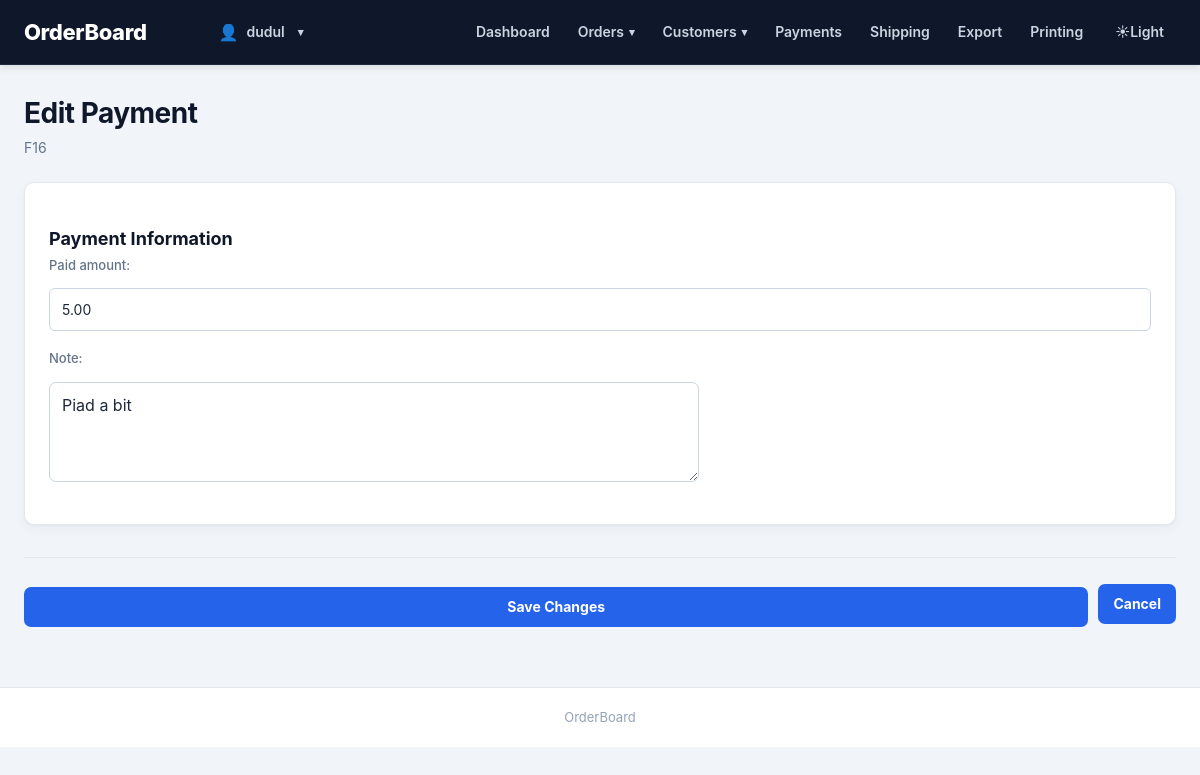
Page /payments/9/edit/ (signed in) on the committed database.
### orderboard/models.py (models this page shows, shortened)
class Order(models.Model):
    class Status(models.TextChoices):
        MODELING = "modeling", "Modeling Queue"
        PRINT = "print", "Print Queue"
        PAINT = "paint", "Paint Queue"
        DONE = "done", "Done"
    customer = models.ForeignKey(Customer, on_delete=models.PROTECT, related_name="orders")
    title = models.CharField(max_length=300)
    description = models.TextField(blank=True)
    source = models.CharField(max_length=50)
    status = models.CharField(max_length=20, choices=Status.choices, default=Status.MODELING)
    order_received_at = models.DateTimeField(blank=True, null=True)
    deadline = models.DateTimeField(blank=True, null=True)
    total_price = models.DecimalField(max_digits=20, decimal_places=2)
    project_cost = models.DecimalField(max_digits=20, decimal_places=2, blank=True, null=True)
    cost_details = models.TextField(blank=True)
    notes = models.TextField(blank=True)
    created_at = models.DateTimeField(auto_now_add=True)
    updated_at = models.DateTimeField(auto_now=True)

class Payment(models.Model):
    order = models.ForeignKey(Order, on_delete=models.CASCADE, related_name="payments")
    paid_amount = models.DecimalField(max_digits=20, decimal_places=2)
    note = models.TextField(max_length=500, blank=True)
    paid_at = models.DateTimeField(auto_now_add=True)

### orderboard/views.py (the view)
@login_required
@transaction.atomic
def payment_edit(request, id):
    payment = get_object_or_404(
        Payment.objects.select_related("order"),
        id=id,
    )
    order = payment.order
    if request.method == "POST":
        old_amount = payment.paid_amount
        form = PaymentForm(
            request.POST,
            instance=payment,
            order=order,
        )
        if form.is_valid():
            payment = form.save()
            OrderActivity.objects.create(
                order=order,
                activity_type=OrderActivity.ActivityType.PAYMENT,
                message=(
                    f"Payment updated from "
                    f"{old_amount} to "
                    f"{payment.paid_amount}."
                ),
            )
            messages.success(
                request,
                "Payment updated successfully.",
            )
            return redirect(
                "order_detail",
                id=order.id,
            )
    else:
        form = PaymentForm(
            instance=payment,
            order=order,
        )
    return render(
        request,
        "orderboard/payments/edit.html",
        {
            "form": form,
            "payment": payment,
            "order": order,
        },
    )

### orderboard/forms.py (shortened to what this page needs)
class PaymentForm(forms.ModelForm):
    class Meta:
        model = Payment
        fields = [
            "paid_amount",
            "note",
        ]
        widgets = {
            "note": forms.Textarea(
                attrs={
                    "rows": 3,
                }
            ),
        }
    def __init__(self, *args, order=None, **kwargs):
        super().__init__(*args, **kwargs)
        self.order = order

### orderboard/templates/orderboard/payments/edit.html (shortened to what this page needs)
{% extends "orderboard/base.html" %}
{% block content %}
<div class="page-header">
    <div>
        <h2>Edit Payment</h2>
        <p class="page-description">{{ order.title }}</p>
    </div>
</div>
<form method="post" class="form-container">
    <section class="form-section">
        <h3>Payment Information</h3>
        <div class="form-field">
            {{ form.paid_amount.label_tag }}
            {{ form.paid_amount }}
        </div>
        <div class="form-field">
            {{ form.note.label_tag }}
            {{ form.note }}
        </div>
    </section>
    <div class="form-actions">
        <button type="submit">Save Changes</button>
        <a class="button secondary-button" href="{% url 'order_detail' order.id %}">Cancel</a>
    </div>
</form>
{% endblock %}

### orderboard/templates/orderboard/base.html (shortened to what this page needs)
{% load static %}
<!DOCTYPE html>
<html lang="en">
<head>
    <link rel="stylesheet" href="{% static 'orderboard/css/style.css' %}?v=5">
</head>
<body>
    <header class="site-header">
        <div class="header-inner">
            <h1 class="site-title">
                <a href="{% url 'dashboard' %}">
                    OrderBoard
                </a>
            </h1>
            {% if user.is_authenticated %}
            <div class="header-account">
                <div class="account-dropdown">
                    <button type="button" class="account-button" id="account-button" aria-expanded="false">
                        <span class="account-icon">
                            👤
                        </span>
                        <span class="account-name">
                            {{ user.username }}
                        </span>
                        <span class="dropdown-arrow">
                            ▾
                        </span>
                    </button>
                </div>
            </div>
            <nav class="main-nav">
                <a href="{% url 'dashboard' %}">
                    Dashboard
                </a>
                <div class="nav-dropdown">
                    <button type="button" class="nav-dropdown-btn" aria-expanded="false">
                        Orders
                        <span class="dropdown-arrow">
                            ▾
                        </span>
                    </button>
                </div>
                <div class="nav-dropdown">
                    <button type="button" class="nav-dropdown-btn" aria-expanded="false">
                        Customers
                        <span class="dropdown-arrow">
                            ▾
                        </span>
                    </button>
                </div>
                <a href="{% url 'payment_list' %}">
                    Payments
                </a>
                <a href="{% url 'shipping_list' %}">
                    Shipping
                </a>
                <a href="{% url 'export_center' %}">
                    Export
                </a>
                <a href="{% url 'printing_list' %}">
                    Printing
                </a>
                <button type="button" id="theme-toggle" class="theme-toggle" aria-label="Toggle theme">
                    <span id="theme-icon">
                    </span>
                    <span id="theme-text">
                    </span>
                </button>
            </nav>
            {% endif %}
        </div>
    </header>
    <main class="main-content">
        {% block content %}{% endblock %}
    </main>
    <footer class="site-footer">
        <div class="footer-inner">
            <p>
                OrderBoard
            </p>
        </div>
    </footer>
</body>
</html>

### rows in the picture
Order: title "F16"
Payment: paid_amount "5.00", note "Piad a bit"

### other values in the picture
{{ user.username }} "dudul"
